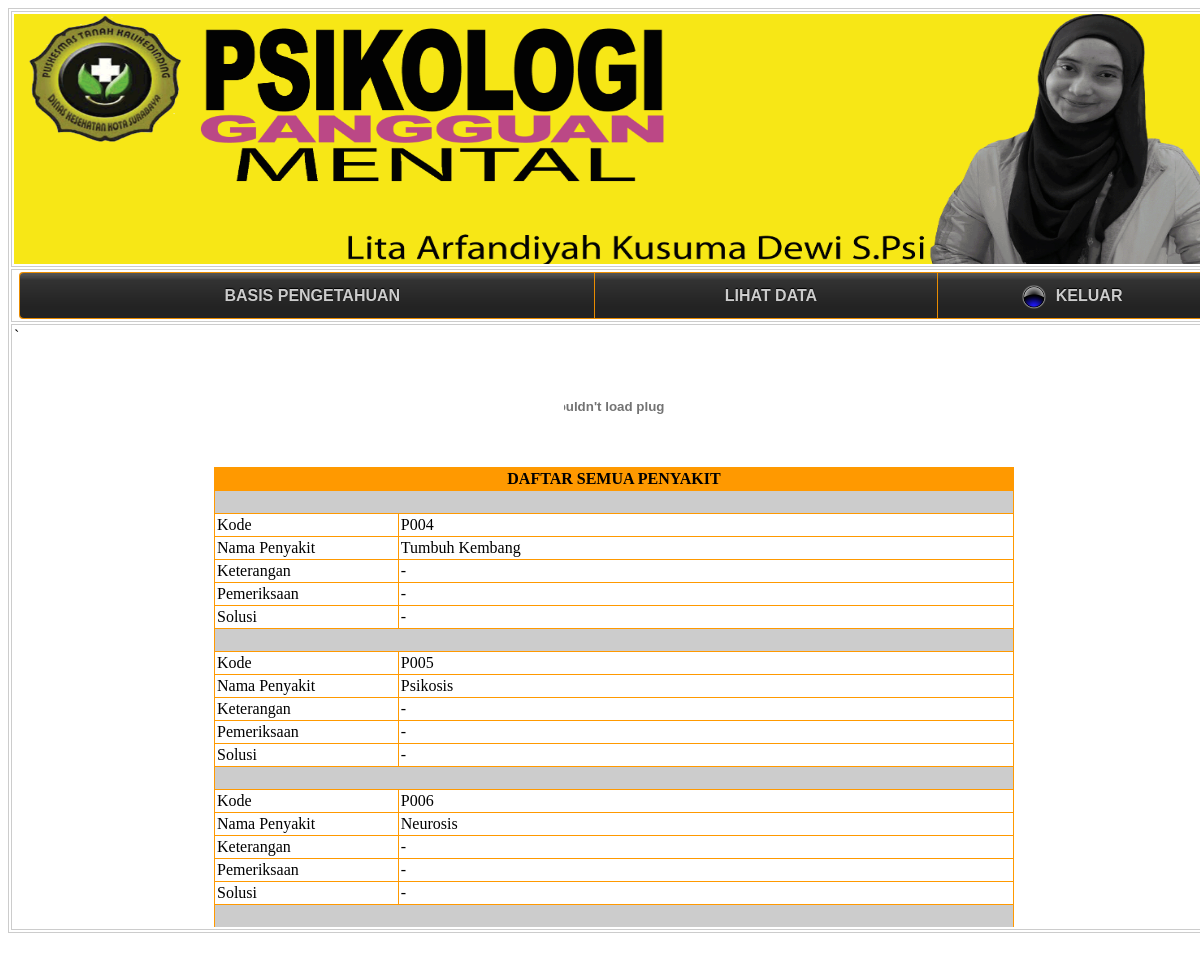
The page /pakar/index.php?page=LapPenyakitSemua (signed in) on the database its author committed.
### tables this page shows
CREATE TABLE IF NOT EXISTS `penyakit` (
  `kd_penyakit` char(4) NOT NULL,
  `nm_penyakit` varchar(60) NOT NULL,
  `pemeriksaan` text NOT NULL,
  `keterangan` text NOT NULL,
  `solusi` text NOT NULL,
  PRIMARY KEY (`kd_penyakit`)
);

### pakar/LapPenyakitSemua.php (the view, shortened to what this page needs)
<?php
include "../librari/inc.koneksidb.php";
?>
<html>
<head>
</head>
<body>
<div align="center">
  <p>&nbsp;  </p>
  <p>
  </p>
  <p>&nbsp;</p>
  <table width="800" border="0" cellpadding="2" cellspacing="1" bgcolor="#FF9900">
    <tr>
      <td colspan="2"><div align="center"><b>DAFTAR SEMUA PENYAKIT </b></div></td>
    </tr>
    <tr bgcolor="#DBEAF5">
      <td colspan="2" bgcolor="#CCCCCC">&nbsp;</td>
    </tr>
    <?php
	$sql = "SELECT * FROM penyakit ORDER BY kd_penyakit";
	$qry = mysql_query($sql, $koneksi)
		 or die ("SQL Error".mysql_error());
	while ($data=mysql_fetch_array($qry)) {
  ?>
    <tr bgcolor="#FFFFFF">
      <td width="110">Kode</td>
      <td width="379"><? echo $data['kd_penyakit']; ?></td>
    </tr>
    <tr bgcolor="#FFFFFF">
      <td valign="top">Nama Penyakit </td>
      <td><? echo $data['nm_penyakit']; ?></td>
    </tr>
    <tr bgcolor="#FFFFFF">
      <td valign="top">Keterangan</td>
      <td><? echo $data['keterangan']; ?></td>
    </tr>
    <tr bgcolor="#FFFFFF">
      <td valign="top">Pemeriksaan </td>
      <td><? echo $data['pemeriksaan']; ?></td>
    </tr>
    <tr bgcolor="#FFFFFF">
      <td valign="top">Solusi</td>
      <td><? echo $data['solusi']; ?></td>
    </tr>
    <tr bgcolor="#DBEAF5">
      <td colspan="2" bgcolor="#CCCCCC">&nbsp;</td>
    </tr>
    <?php
  }
  ?>
  </table>
</div>
</body>
</html>

### rows shown on the page
penyakit: kd_penyakit "P004", nm_penyakit "Tumbuh Kembang", keterangan "-", pemeriksaan "-", solusi "-"
penyakit: kd_penyakit "P005", nm_penyakit "Psikosis", keterangan "-", pemeriksaan "-", solusi "-"
penyakit: kd_penyakit "P006", nm_penyakit "Neurosis", keterangan "-", pemeriksaan "-", solusi "-"
